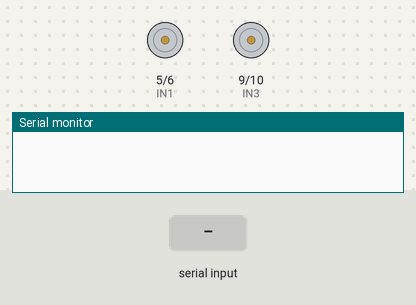
Recording of a sketch running on a simulated Arduino Uno, built with avr-gcc and run on an emulated ATmega328P. Parts: motor-driver pin pairs drawn as motors (green arrow = first pin HIGH = forward, orange = second pin HIGH = backward, longer = more drive), the last lines printed to the serial monitor. The test bench sets the inputs (shaded band).

Above: at 1.2 s.
1.3 s: "B" received over Serial
At 1.9 s:
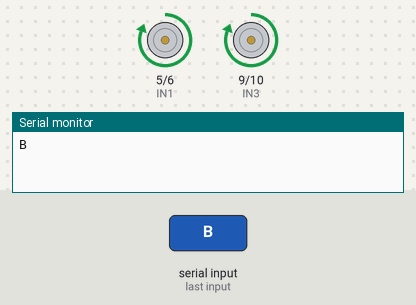
2.8 s: "D" received over Serial
At 4.0 s:
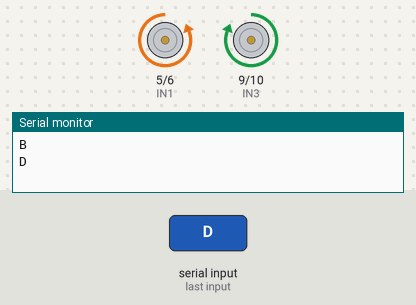
4.3 s: "F" received over Serial
At 5.4 s:
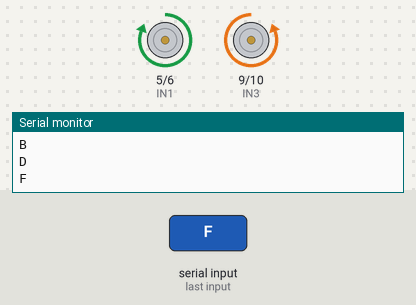
5.8 s: "H" received over Serial
At 6.5 s:
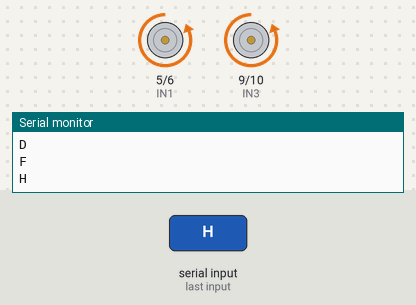
Timing chart, 0 to 8.3 s (numbered marks = the images above; inputs shaded):
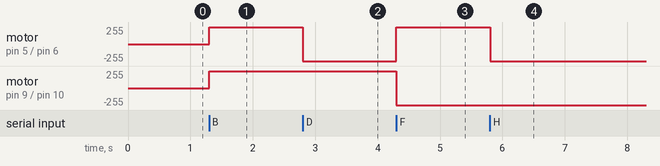

Measured:
- after the input at 1.3 s, motor on pin 5 (IN1) / pin 6 (IN2), motor on pin 9 (IN3) / pin 10 (IN4): stopped → forward 255/255 at once
- after the input at 2.8 s, motor on pin 5 (IN1) / pin 6 (IN2): forward 255/255 → backward 255/255 at once
- after the input at 4.3 s, motor on pin 5 (IN1) / pin 6 (IN2): backward 255/255 → forward 255/255 at once; motor on pin 9 (IN3) / pin 10 (IN4): forward 255/255 → backward 255/255 at once
- after the input at 5.8 s, motor on pin 5 (IN1) / pin 6 (IN2): forward 255/255 → backward 255/255 at once

The sketch:

roboarduino.ino
```cpp
int IN1 = 5; // TRAS ESQUERDA
int IN2 = 6; // FRENTE ESQUERDA
int IN3 = 9; // FRENTE DIREITA
int IN4 = 10; // TRAS DIREITA

void setup() {
  pinMode(IN1, OUTPUT);
  pinMode(IN2, OUTPUT);
  pinMode(IN3, OUTPUT);
  pinMode(IN4, OUTPUT);
  Serial.begin(9600);
}

void loop() {
    char z = Serial.read();
    if(z == 'B'){
      analogWrite(IN1, 255);
      analogWrite(IN2, 0);
      analogWrite(IN3, 255);
      analogWrite(IN4, 0);
      Serial.println(z);
    }
    if(z == 'D'){
      analogWrite(IN1, 0);
      analogWrite(IN2, 255);
      analogWrite(IN3, 255);
      analogWrite(IN4, 0);
      Serial.println(z);
    }
    if(z == 'E'){
      analogWrite(IN1, 0);
      analogWrite(IN2, 0);
      analogWrite(IN3, 0);
      analogWrite(IN4, 0);
      Serial.println(z);
    }
    if(z == 'F'){
      analogWrite(IN1, 255);
      analogWrite(IN2, 0);
      analogWrite(IN3, 0);
      analogWrite(IN4, 255);
      Serial.println(z);
    }
    if(z == 'H'){
      analogWrite(IN1, 0);
      analogWrite(IN2, 255);
      analogWrite(IN3, 0);
      analogWrite(IN4, 255);
      Serial.println(z);
    }
    if((z == 'b') || (z == 'd') || (z == 'e') || (z == 'h') || (z == 'f')){
      analogWrite(IN1, 0);
      analogWrite(IN2, 0);
      analogWrite(IN3, 0);
      analogWrite(IN4, 0);
      Serial.println(z);
    }
}
```
